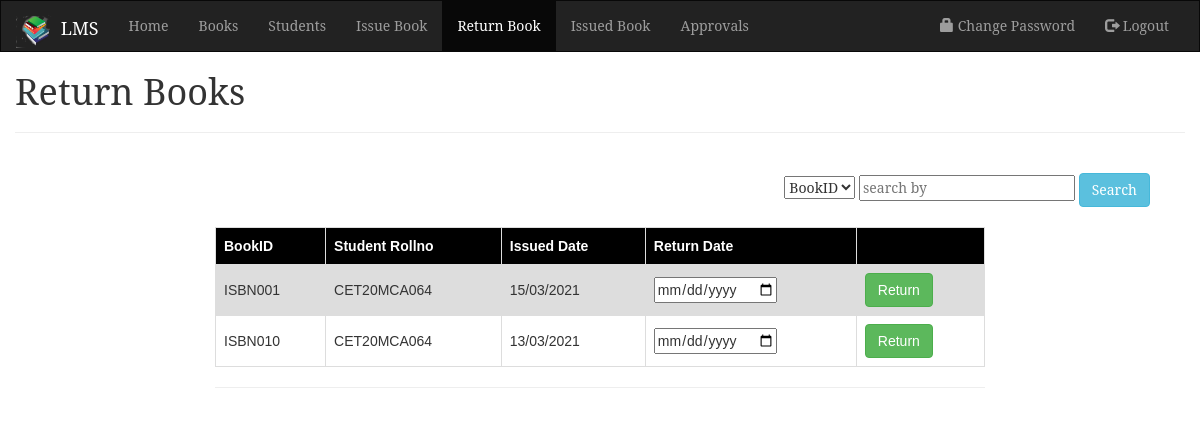
/admin_return.php (signed in), run on the app's committed database.
### tables this page shows
CREATE TABLE `BookIssue` (
  `book_id` varchar(20) NOT NULL,
  `stud_rollno` varchar(20) NOT NULL,
  `issue_date` date NOT NULL,
  `return_date` date DEFAULT NULL
);

### admin_return.php (the view, shortened to what this page needs)
<?php
  include_once('config.php');
?>
<!DOCTYPE html>
<html lang="en" dir="ltr">
<head>
  <link rel="stylesheet" href="https://maxcdn.bootstrapcdn.com/bootstrap/3.4.1/css/bootstrap.min.css">
</head>
<body>
<nav class="navbar navbar-inverse">
  <div class="container-fluid">
    <div class="navbar-header">
      <a class="navbar-brand" href=""><p style="margin-top:-3px;color:white;"><img src="assets/image/logo-book.png" alt="" width="40" height="35">&nbsp;LMS</p></a>
    </div>
    <div class="collapse navbar-collapse" id="myNavbar">
      <ul class="nav navbar-nav">
        <li><a href="index_admin.php">Home</a></li>
        <li><a href="admin_book.php">Books</a></li>
        <li><a href="admin_stud.php">Students</a></li>
        <li><a href="admin_issue.php">Issue Book</a></li>
        <li class="active"><a href="">Return Book</a></li>
        <li><a href="admin_issued.php">Issued Book</a></li>
        <li><a href="admin_appr.php">Approvals</a></li>
      </ul>
      <ul class="nav navbar-nav navbar-right">
        <li><a href="chnge_psswd.php"><span class="glyphicon glyphicon-lock"></span> Change Password</a></li>
        <li><a href="logout.php"><span class="glyphicon glyphicon-log-out"></span> Logout</a></li>
      </ul>
    </div>
  </div>
</nav>
<div class="container-fluid text-center">
  <div class="row content">
    <div class="col-sm-12 text-left">
      <h1>Return Books</h1>
      <hr>
    </div>
  </div>
  <br>
  <form class="" action="" method="POST">
    <div class="input-append" align="right" style="margin-right:35px;">
      <select size="1" name="select" class="form-select form-select-sm" aria-label=".form-select-sm example">
        <option value="BookID">BookID</option>
      </select>
      <input type="text" placeholder="search by" id="searchby" name="searchby"/>
      <button class="btn btn-info" name="search">Search</button>
    </div>
    <br>
    <div class="row content">
      <div class="col-sm-2 text-left">
      </div>
      <div class="col-sm-8 text-left">
        <table>
          <tr>
            <th>BookID</th>
            <th>Student Rollno</th>
            <th>Issued Date</th>
            <th>Return Date</th>
            <th></th>
          </tr>
          <?php
            if(isset($_REQUEST['search'])){
              $index = 1;
              $msg = "";
              $value = $_REQUEST['searchby'];
              if($_REQUEST['select']=='BookID'){
                $var = 'book_id';
              }
              else{
                $var = 'stud_rollno';
              }
              $query = "SELECT * FROM BookIssue WHERE return_date IS NULL AND ".$var."='".$value."'";
              $result = mysqli_query($con, $query);
              if(mysqli_num_rows($result)>0){
                while($row = mysqli_fetch_assoc($result)){
                  $msg .= "<tr id='".$index."'>
                              <td class='row-data'>".$row['book_id']."</td>
                              <td class='row-data'>".$row['stud_rollno']."</td>
                              <td>".date("d/m/Y", strtotime($row['issue_date']))."</td>
                              <td class='row-data'><input type='date' id='ret_date".$index++."' name='ret_date'/></td>
                              <td><button class='btn btn-success' type='submit' name='return' onclick='show()'>Return</button></td>
                            </tr>";
                }
              }
            }
            else{
              $index = 1;
              $msg = "";
              $query = "SELECT * FROM BookIssue WHERE return_date IS NULL";
              $result = mysqli_query($con, $query);
              if(mysqli_num_rows($result)>0){
                while($row = mysqli_fetch_assoc($result)){
                  $msg .= "<tr id='".$index."'>
                              <td class='row-data'>".$row['book_id']."</td>
                              <td class='row-data'>".$row['stud_rollno']."</td>
                              <td>".date("d/m/Y", strtotime($row['issue_date']))."</td>
                              <td class='row-data'><input type='date' id='ret_date".$index++."' name='ret_date'/></td>
                              <td><button class='btn btn-success' type='submit' name='return' onclick='show()'>Return</button></td>
                            </tr>";
                }
              }
            }
            $msg.="<table>";
            echo $msg;
          ?>
      </div>
      <div class="col-sm-2 text-left">
      </div>
    </div>
  </form>
  <hr>
</div>
</body>
</html>

### admin_return.php (style rules this page uses)
body { font-family: "Serif"; }
.navbar { margin-bottom: 0; border-radius: 0; }
table { font-family: arial, sans-serif; border-collapse: collapse; width: 100%; }
th { border: 1px solid #dddddd; text-align: left; padding: 8px; color: white; background-color: black; }
td { border: 1px solid #dddddd; text-align: left; padding: 8px; }
tr:nth-child(even) { background-color: #dddddd; }

### data on the page
bookissue: book_id "ISBN001", stud_rollno "CET20MCA064", issue_date "15/03/2021"
bookissue: book_id "ISBN010", stud_rollno "CET20MCA064", issue_date "13/03/2021"
